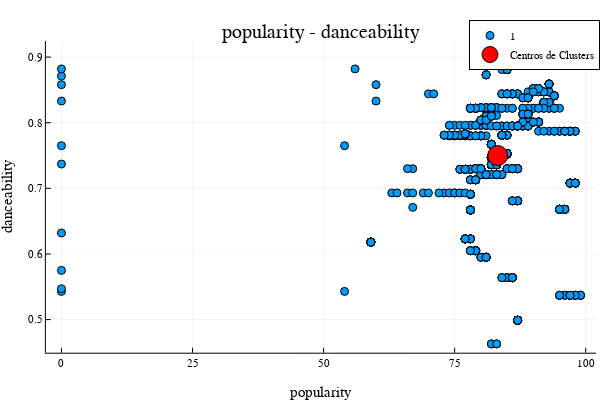

The notebook cell this image was saved under:
### Code cell
kmeans_clustering_interactivo(data_ar, (:popularity, :danceability), 1)

### Figure 1 — Plotly figure (JSON) as saved in the notebook; plotly's stock layout.template omitted (floating-point values rounded to 4 significant figures; data arrays with more than 128 entries replaced by an {"elided": "..."} marker saying what was removed)
{"data": [{"colorbar": {"len": 0.8657, "title": "", "x": 0.9934, "y": 0.5087}, "legendgroup": "1", "marker": {"color": "rgba(0, 154, 250, 1.000)", "line": {"color": "rgba(0, 0, 0, 1.000)", "width": 1}, "size": 8, "symbol": "circle"}, "mode": "markers", "name": "1", "showlegend": true, "type": "scatter", "x": {"elided": "1000 int values"}, "xaxis": "x", "y": {"elided": "1000 float values"}, "yaxis": "y"}, {"colorbar": {"len": 0.8657, "title": "", "x": 0.9934, "y": 0.5087}, "legendgroup": "Centros de Clusters", "marker": {"color": "rgba(255, 0, 0, 1.000)", "line": {"color": "rgba(0, 0, 0, 1.000)", "width": 1}, "size": 20, "symbol": "circle"}, "mode": "markers", "name": "Centros de Clusters", "showlegend": true, "type": "scatter", "x": [83.21], "xaxis": "x", "y": [0.7499], "yaxis": "y"}], "layout": {"annotations": [{"font": {"color": "rgba(0, 0, 0, 1.000)", "family": "sans-serif", "size": 20}, "rotation": 0, "showarrow": false, "text": "popularity - danceability", "x": 0.535, "xanchor": "center", "xref": "paper", "y": 1, "yanchor": "top", "yref": "paper"}], "height": 400, "legend": {"bgcolor": "rgba(255, 255, 255, 1.000)", "bordercolor": "rgba(0, 0, 0, 1.000)", "borderwidth": 1, "font": {"color": "rgba(0, 0, 0, 1.000)", "family": "sans-serif", "size": 11}, "title": {"font": {"color": "rgba(0, 0, 0, 1.000)", "family": "sans-serif", "size": 15}, "text": ""}, "tracegroupgap": 0, "traceorder": "normal", "x": 1, "xanchor": "auto", "y": 1, "yanchor": "auto"}, "margin": {"b": 20, "l": 0, "r": 0, "t": 20}, "paper_bgcolor": "rgba(255, 255, 255, 1.000)", "plot_bgcolor": "rgba(255, 255, 255, 1.000)", "showlegend": true, "width": 600, "xaxis": {"anchor": "y", "domain": [0.07647, 0.9934], "gridcolor": "rgba(0, 0, 0, 0.100)", "gridwidth": 0.5, "linecolor": "rgba(0, 0, 0, 1.000)", "mirror": false, "range": [-2.97, 102.0], "showgrid": true, "showline": true, "showticklabels": true, "tickangle": 0, "tickcolor": "rgb(0, 0, 0)", "tickfont": {"color": "rgba(0, 0, 0, 1.000)", "family": "sans-serif", "size": 11}, "tickmode": "array", "ticks": "inside", "ticktext": ["0", "25", "50", "75", "100"], "tickvals": [0, 25, 50, 75, 100], "title": "popularity", "titlefont": {"color": "rgba(0, 0, 0, 1.000)", "family": "sans-serif", "size": 15}, "type": "-", "visible": true, "zeroline": false, "zerolinecolor": "rgba(0, 0, 0, 1.000)"}, "yaxis": {"anchor": "x", "domain": [0.07581, 0.9415], "gridcolor": "rgba(0, 0, 0, 0.100)", "gridwidth": 0.5, "linecolor": "rgba(0, 0, 0, 1.000)", "mirror": false, "range": [0.4496, 0.9244], "showgrid": true, "showline": true, "showticklabels": true, "tickangle": 0, "tickcolor": "rgb(0, 0, 0)", "tickfont": {"color": "rgba(0, 0, 0, 1.000)", "family": "sans-serif", "size": 11}, "tickmode": "array", "ticks": "inside", "ticktext": ["0.5", "0.6", "0.7", "0.8", "0.9"], "tickvals": [0.5, 0.6, 0.7, 0.8, 0.9], "title": "danceability", "titlefont": {"color": "rgba(0, 0, 0, 1.000)", "family": "sans-serif", "size": 15}, "type": "-", "visible": true, "zeroline": false, "zerolinecolor": "rgba(0, 0, 0, 1.000)"}}}
